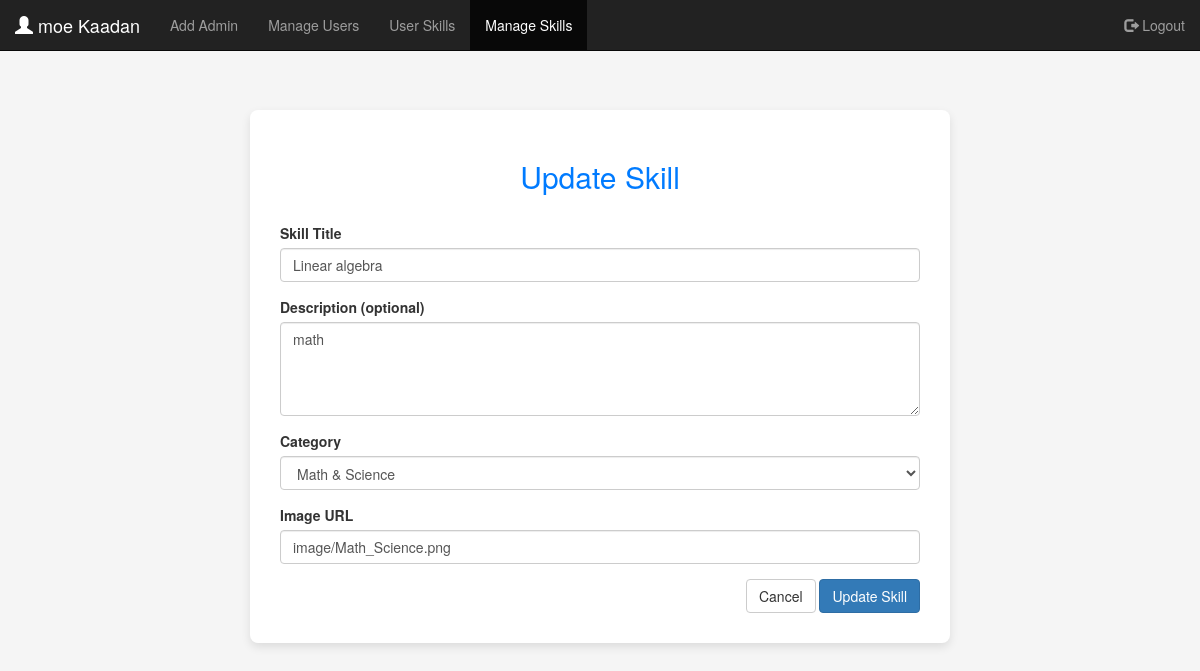
/Admin/updateskill.php?id=17 (signed in), run on the app's committed database.
### tables this page shows
CREATE TABLE `skill` (
  `skill_id` int(11) NOT NULL,
  `title` varchar(100) DEFAULT NULL,
  `description` text DEFAULT NULL,
  `skill_category` text NOT NULL,
  `image_url` varchar(255) DEFAULT NULL
);

### Admin/updateskill.php (the view, shortened to what this page needs)
<?php
include '../connection.php';
$skill_id = intval($_GET['id']);
$stmt = $conn->prepare("SELECT * FROM skill WHERE skill_id = :id");
$stmt->execute(['id' => $skill_id]);
$skill = $stmt->fetch(PDO::FETCH_ASSOC);
?>
<!DOCTYPE html>
<html lang="en">
<head>
    <link rel="stylesheet" href="https://maxcdn.bootstrapcdn.com/bootstrap/3.4.1/css/bootstrap.min.css">
</head>
<body>
<nav class="navbar navbar-inverse navbar-fixed-top">
    <div class="container-fluid">
        <div class="navbar-header">
            <a class="navbar-brand" href="panel.php"><span class="glyphicon glyphicon-user"></span> <?= htmlspecialchars($_SESSION['admin_name']) ?></a>
        </div>
        <ul class="nav navbar-nav">
            <li><a href="addadmin.php">Add Admin</a></li>
            <li><a href="manageuser.php">Manage Users</a></li>
            <li><a href="manageuser_skill.php">User Skills</a></li>
            <li class="active"><a href="manageskill.php">Manage Skills</a></li>
        </ul>
        <ul class="nav navbar-nav navbar-right">
            <li><a href="adminlogout.php"><span class="glyphicon glyphicon-log-out"></span> Logout</a></li>
        </ul>
    </div>
</nav>
<div class="form-container">
    <h2>Update Skill</h2>
    <form method="POST">
        <div class="form-group">
            <label>Skill Title</label>
            <input type="text" name="title" class="form-control" value="<?= htmlspecialchars($skill['title']) ?>" required>
        </div>
        <div class="form-group">
            <label>Description (optional)</label>
            <textarea name="description" class="form-control" rows="4"><?= htmlspecialchars($skill['description']) ?></textarea>
        </div>
        <div class="form-group">
            <label>Category</label>
            <select name="category" class="form-control" required>
                <?php
                $categories = [
                    "Technology_Programming" => "Technology & Programming",
                    "Design_Creativity" => "Design & Creativity",
                    "Business_Marketing" => "Business & Marketing",
                    "Finance_Accounting" => "Finance & Accounting",
                    "Communication_Writing" => "Communication & Writing",
                    "Music" => "Music",
                    "Sports" => "Sports",
                    "Math_Science" => "Math & Science"
                ];
                foreach ($categories as $key => $label) {
                    $selected = ($skill['skill_category'] === $key) ? 'selected' : '';
                    echo "<option value=\"$key\" $selected>$label</option>";
                }
                ?>
            </select>
        </div>
        <div class="form-group">
            <label>Image URL</label>
            <input type="text" name="image_url" class="form-control" value="<?= htmlspecialchars($skill['image_url']) ?>">
        </div>
        <div class="text-right">
            <a href="manageskill.php" class="btn btn-default">Cancel</a>
            <button type="submit" class="btn btn-primary">Update Skill</button>
        </div>
    </form>
</div>
</body>
</html>

### Admin/updateskill.php (style rules this page uses)
body { padding-top: 70px; background-color: #f5f5f5; }
.form-container { max-width: 700px; margin: 40px auto; background-color: white; padding: 30px; border-radius: 8px; box-shadow: 0 4px 10px rgba(0,0,0,0.1); }
h2 { text-align: center; margin-bottom: 30px; color: #007bff; }

### data on the page
skill: title "Linear algebra", description "math", image_url "image/Math_Science.png"

### other printed values
$_SESSION['admin_name'] "moe Kaadan"
form field category "Math & Science"
